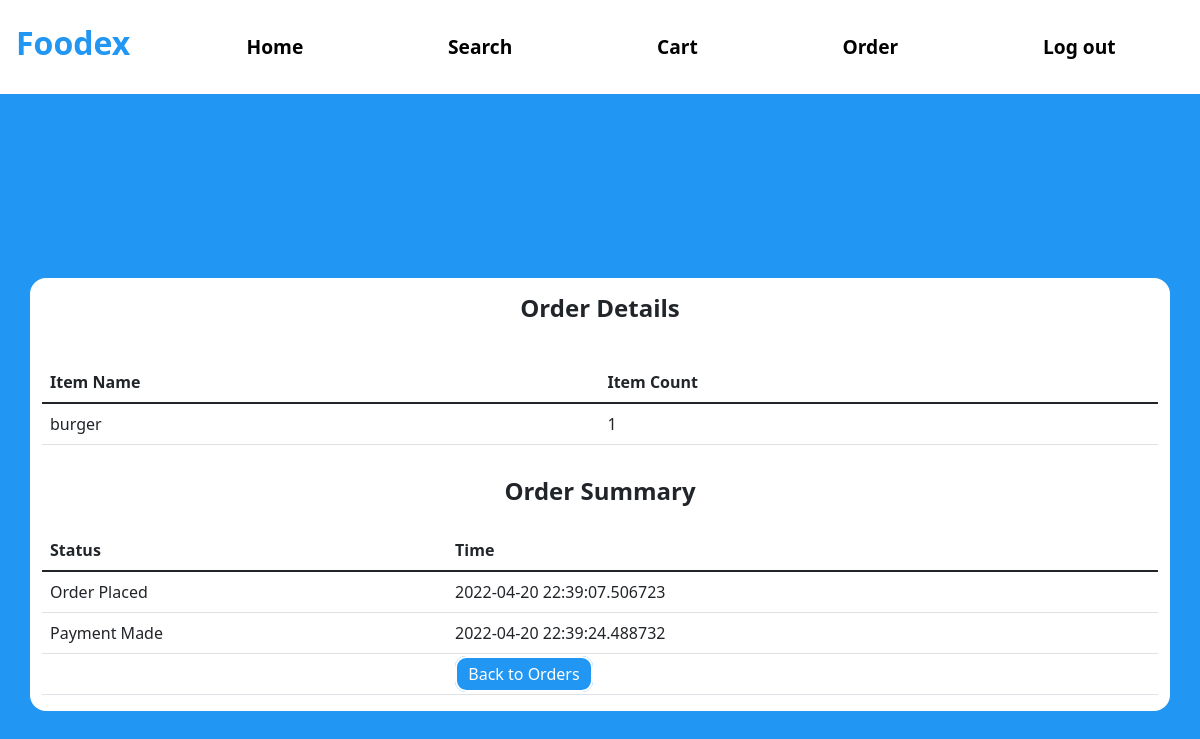
The page /View-Order-Detail?id=3 (signed in) on the database as committed earlier.
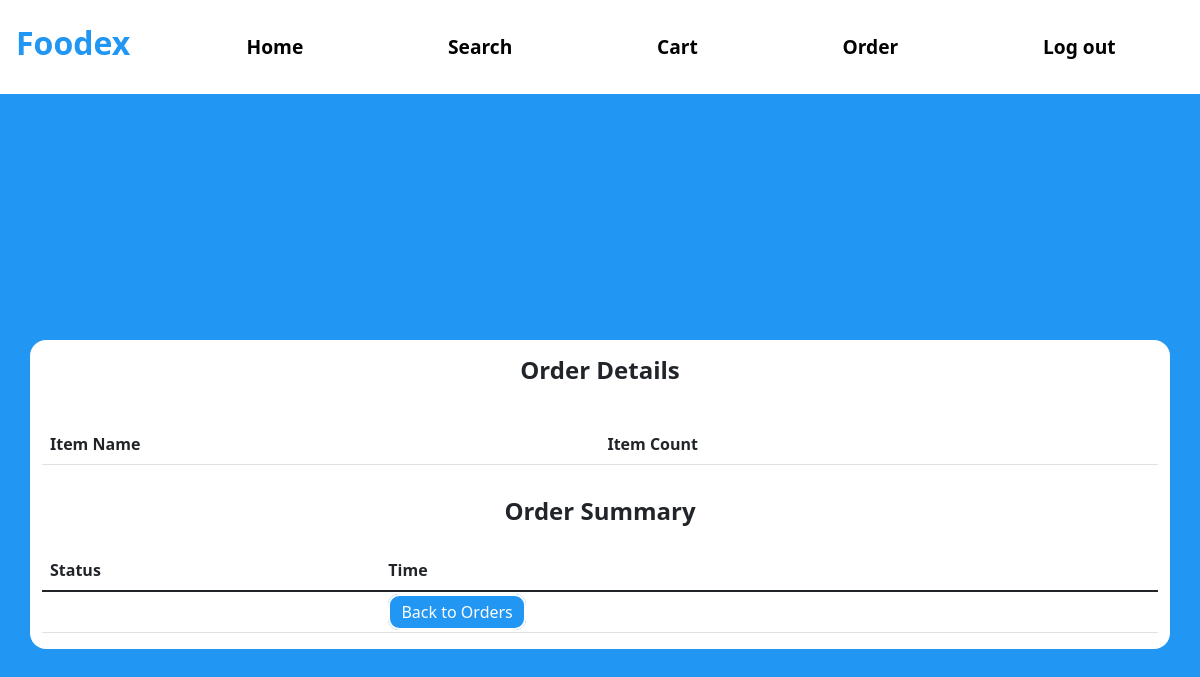
The same page on the database as committed later.
### tables this page shows
CREATE TABLE ITEM_LIST(
                        ORDER_ID INTEGER,                        
                        ITEM_ID INTEGER,
                        Item_count INTEGER,
                        FOREIGN KEY (ORDER_ID) REFERENCES ORDER_TABLE(ORDER_ID),
                        FOREIGN KEY (ITEM_ID) REFERENCES MENU(ITEM_ID)
                       );

CREATE TABLE MENU(
                        ITEM_ID INTEGER PRIMARY KEY AUTOINCREMENT,
                        ITEM_NAME TEXT,
                        ITEM_CATEGORY TEXT,
                        ITEM_PRICE INTEGER,
                        RESTAURANT_ID INTEGER,
                        ITEM_IMAGE TEXT,
                        FOREIGN KEY(RESTAURANT_ID) REFERENCES RESTAURANT(RESTAURANT_ID)
                       );

CREATE TABLE ORDER_SUMMARY(
                        ORDER_ID INTEGER,                        
                        ORDER_STATUS TEXT,
                        TIME TEXT,
                        FOREIGN KEY (ORDER_ID) REFERENCES ORDER_TABLE(ORDER_ID)
                       );

### app.py (the view)
@app.route("/View-Order-Detail")
def View_Order_Detail():
    getid_o = request.args.get('id')
    getid_u = str(session["id"])
    cursor = connection.cursor()
    cursor.execute("SELECT order_id, order_amount, order_status,r.name_of_restaurant,d.NAME_OF_DELIVERYBOY,d.DELIVERYBOY_PHONE_NO FROM ORDER_TABLE o INNER JOIN DELIVERYBOY d on o.DELIVERYBOY_ID=d.DELIVERYBOY_ID INNER JOIN RESTAURANT r on o.RESTAURANT_ID=r.RESTAURANT_ID WHERE o.USER_ID= " + getid_u +" And ORDER_ID= "+str(getid_o)+"; ")
    result = cursor.fetchall()
    cursor = connection.cursor()
    cursor.execute("SELECT m.item_name,i.item_count FROM ITEM_LIST i JOIN MENU m on i.ITEM_ID=m.ITEM_ID WHERE i.ORDER_ID= "+str(getid_o)+"; ")
    Item_list = cursor.fetchall()
    cursor.execute("SELECT os.ORDER_STATUS,os.TIME FROM ORDER_SUMMARY os JOIN ORDER_TABLE o ON os.ORDER_ID=o.ORDER_ID WHERE os.ORDER_ID="+str(getid_o))
    Order_Summary = cursor.fetchall()
    return render_template("View_Order_Detail.html", Order=result, Item_list = Item_list,Order_Summary=Order_Summary)

### templates/View_Order_Detail.html (shortened to what this page needs)
<!DOCTYPE html>
<html lang="en">
<head>
    <link href="https://cdn.jsdelivr.net/npm/bootstrap@5.1.3/dist/css/bootstrap.min.css" rel="stylesheet">
    <link rel= "stylesheet" type= "text/css" href= "{{ url_for('static',filename='Styles.css') }}">
</head>
<body style="background:#2196f3;">
<nav class="navbar navbar-expand-lg bg-white">
  <h3 class="navbar-brand Logo" style="color:#2196f3;font-size: 2rem;"href="#">Foodex</h3>
    <div class="container">
  <div class="collapse navbar-collapse" id="navbarSupportedContent">
    <ul class="navbar-nav mr-auto nav-links">
        <li class="nav-item">
        <a class="nav-link nav-link-btn" href="/User-Dashboard">Home</a>
      </li>
      <li class="nav-item">
        <a class="nav-link nav-link-btn" href="/View-Resturant">Search</a>
      </li>
      <li class="nav-item">
        <a class="nav-link nav-link-btn" href="/User-cart">Cart</a>
      </li>
        <li class="nav-item">
        <a class="nav-link nav-link-btn" href="/User-order">Order</a>
      </li>
        <li class="nav-item">
        <a class="nav-link nav-link-btn" href="/">Log out</a>
      </li>
    </ul>
  </div>
     </div>
</nav>
  <div class="ToCenter" >
  <div class="container">
        <div class="row">
            <div class="col">
                <table class="table">
                    <tbody>
                    <tr>
                        <h4 class="Logo">Order Details</h4>
                        </tr>
                  </table>
                <table class="table">
                    <thead>
                      <tr>
                        <th scope="col">Item Name</th>
                        <th scope="col">Item Count</th>
                      </tr>
                    </thead>
                    <tbody>
                      {% for i in Item_list %}
                      <tr>
                        <td>{{i[0]}}</td>
                          <td>{{i[1]}}</td>
                      </tr>
                      {% endfor %}
                    </tbody>
                  </table>
                <h4 class="Logo">Order Summary</h4>
                <table class="table">
                    <thead>
                      <tr>
                        <th scope="col">Status</th>
                        <th scope="col">Time</th>
                      </tr>
                    </thead>
                    <tbody>
                      {% for i in Order_Summary %}
                      <tr>
                        <td>{{i[0]}}</td>
                          <td>{{i[1]}}</td>
                      </tr>
                      {% endfor %}
                    <tr>
                        <td></td>
                          <td> <a class="Edit-btn" style="background:#2196f3;" href="/User-order">Back to Orders</a> </td>
                      </tr>
                    </tbody>
                  </table>
            </div>
        </div>
    </div>
    </div>
<div class="area" >
          <ul class="circles">
          </ul>
   </div >
</body>
</html>

Rows that differ between the two databases and show on the page:
removed ITEM_LIST: ITEM_NAME "burger", Item_count "1"
removed ORDER_SUMMARY: ORDER_STATUS "Order Placed", TIME "2022-04-20 22:39:07.506723"
removed ORDER_SUMMARY: ORDER_STATUS "Payment Made", TIME "2022-04-20 22:39:24.488732"
